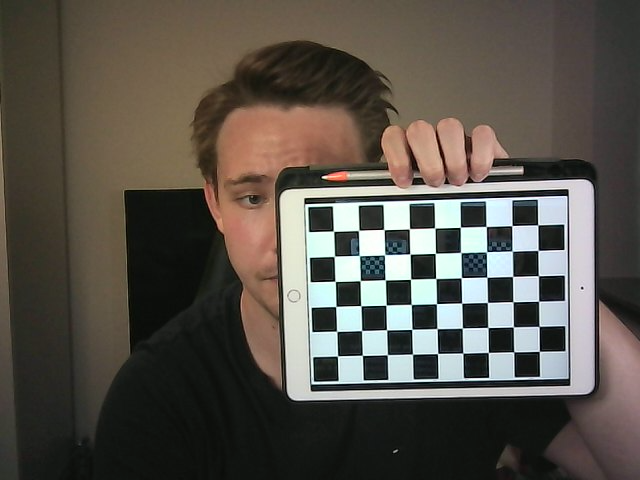
#> input picture assignment8/images/person/imageL0.png, 640 x 480 px, found by its file name
$ python main.py
#> lines starting #> are read from the running program, lines starting #| are printed output that depends on the picture
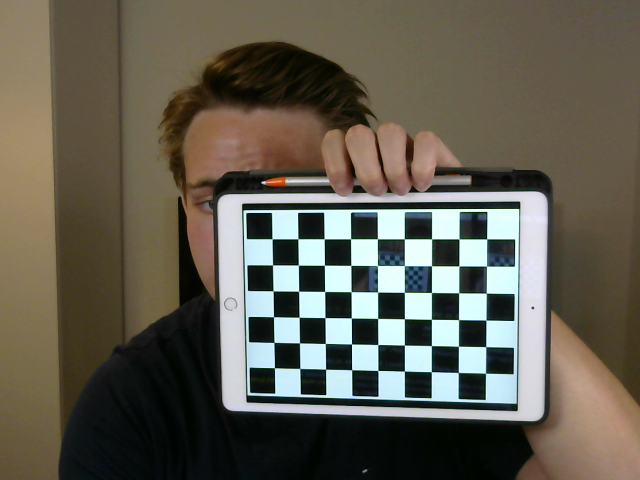
#> input picture assignment8/images/person/imageR0.png, 640 x 480 px, found by its file name
import cv2 as cv
import numpy as np


def gray_image(img):
    maxVal = np.max(img)
    minVal = np.min(img)
    alpha = 255. / (maxVal - minVal)
    beta = -minVal * alpha
    dst = cv.convertScaleAbs(src=img, dst=None, alpha=alpha, beta=beta)
    return dst


def disparity_map(img1, img2):
    """
    Compute the disparity map between 2 images
    :param img1: input image
    :param img2: input image
    :return: disparity map
    """
    window_size = 5
    min_disp = -16
    num_disp = 16*2
    stereo = cv.StereoSGBM_create(minDisparity=min_disp,
                                   numDisparities=num_disp,
                                   blockSize=16,
                                   P1=8 * 3 * window_size ** 2,
                                   P2=32 * 3 * window_size ** 2,
                                   disp12MaxDiff=1,
                                   uniquenessRatio=10,
                                   speckleWindowSize=100,
                                   speckleRange=32
                                   )
    disparity = stereo.compute(img1, img2).astype(np.float32) / 16.0
    return disparity


def drawlines(img1, img2, lines, pts1, pts2):
    """
    Draw computed epilines
    :param img1: image on which we draw the epilines for the points in img2
    :param img2: image containing the points from which epilines are drawn in img1
    :param lines: corresponding epilines
    :param pts1: points in img1
    :param pts2: points in img2
    :return: input images with feature points and epipolar lines
    """
    r, c = img1.shape
    img1 = cv.cvtColor(img1, cv.COLOR_GRAY2BGR)
    img2 = cv.cvtColor(img2, cv.COLOR_GRAY2BGR)
    np.random.seed(0)
    for r, pt1, pt2 in zip(lines, pts1, pts2):
        color = tuple(np.random.randint(0, 255, 3).tolist())
        x0, y0 = map(int, [0, -r[2] / r[1]])
        x1, y1 = map(int, [c, -(r[2] + r[0] * c) / r[1]])
        img1 = cv.line(img1, (x0, y0), (x1, y1), color, 1)
        img1 = cv.circle(img1, tuple(pt1), 5, color, -1)
        img2 = cv.circle(img2, tuple(pt2), 5, color, -1)
    return img1, img2


def interpolate(i, imgL, imgR, disparity):
    """
    Linear interpolation between 2 images
    :param i: float between 1 and 2 that determines the intermediary camera position
    :param imgL: image photographing a scene from the left
    :param imgR: image photographing a scene from the right
    :param disparity: disparity map between imgL and imgR
    :return: Interpolated view between imgL and imgR
    """
    ir = np.zeros_like(imgL)
    for y in range(imgL.shape[0]):
        for x1 in range(imgL.shape[1]):
            x2 = int(x1 - disparity[y, x1])  # correponding x position in imgR
            x_i = int((2 - i) * x1 + (i - 1) * x2)  # Intermediary x position
            if 0 <= x_i < ir.shape[1] and 0 <= x2 < imgR.shape[1]:
                ir[y, x_i] = int((2 - i) * imgL[y, x1] + (i - 1) * imgR[y, x2])
    return ir.astype(np.uint8)


def rectify(img1, img2):
    """
    Rectify 2 images to put them on the same plane
    :param img1: input image
    :param img2: input image
    :return: rectified images
    """
    # find the keypoints and descriptors with SIFT
    sift = cv.SIFT_create()
    kp1, des1 = sift.detectAndCompute(img1, None)
#> kp1 = 798 keypoints; strongest (x, y, size): (321, 270, 16.2), (423, 267, 15.3), (323, 319, 16.1), (398, 292, 15.3)
    kp2, des2 = sift.detectAndCompute(img2, None)
#> kp2 = 510 keypoints; strongest (x, y, size): (502, 307, 17.8), (391, 305, 16.3), (260, 330, 16.7), (338, 252, 16.1)

    # FLANN parameters
    FLANN_INDEX_KDTREE = 1
    index_params = dict(algorithm=FLANN_INDEX_KDTREE, trees=5)
    search_params = dict(checks=50)
    flann = cv.FlannBasedMatcher(index_params, search_params)
    matches = flann.knnMatch(des1, des2, k=2)
#> matches = 798 matches
    pts1 = []
    pts2 = []

    # ratio test as per Lowe's paper
    for i, (m, n) in enumerate(matches):
        if m.distance < 0.8 * n.distance:
            pts2.append(kp2[m.trainIdx].pt)
            pts1.append(kp1[m.queryIdx].pt)
#> after the loop, pts1 = 232 pairs, first value 208 to 605.6, second value 45.27 to 388; pts2 = 232 pairs, first value 177.5 to 556.1, second value 59.71 to 409.8

    pts1 = np.int32(pts1)
#> pts1 = 232 pairs, first value 207 to 605, second value 45 to 387
    pts2 = np.int32(pts2)
#> pts2 = 232 pairs, first value 177 to 556, second value 59 to 409

    # Compute the fundamental matrix
    F, mask = cv.findFundamentalMat(pts1, pts2, cv.FM_LMEDS)
#> F = [[-2.21e-06, -7.18e-05, 0.0229], [6.86e-05, -1.23e-05, 0.045], [-0.0234, -0.0443, 1]]; mask = 232 values, max 1 at index 0, min 0 at index 3, mean 0.638
    print(F)
#| [[-2.21265370e-06 -7.18326217e-05  2.29026249e-02]
#|  [ 6.85519566e-05 -1.22974098e-05  4.49681531e-02]
#|  [-2.33876566e-02 -4.42707567e-02  1.00000000e+00]]

    # We select only inlier points
    pts1 = pts1[mask.ravel() == 1]
#> pts1 = 148 pairs, first value 207 to 605, second value 64 to 387
    pts2 = pts2[mask.ravel() == 1]
#> pts2 = 148 pairs, first value 177 to 556, second value 67 to 409

    # Find epilines corresponding to points in right image (second image) and
    # drawing its lines on left image
    lines1 = cv.computeCorrespondEpilines(pts2.reshape(-1, 1, 2), 2, F)
#> lines1 = 148 rows, first 8: [-0.207, -0.978, 206.8], [-0.261, -0.965, 170.1], [-0.253, -0.967, 175.4], [-0.229, -0.973, 192.1], [-0.282, -0.959, 155.6], [-0.263, -0.965, 168.7], [-0.15, -0.989, 243.9], [-0.0709, -0.997, 294.1]
    lines1 = lines1.reshape(-1, 3)
    img5, img6 = drawlines(img1, img2, lines1, pts1, pts2)
#> the loop in drawlines, `for r, pt1, pt2 in zip(lines, pts1, pts2):` made 148 passes
#> (r, pt1, pt2, color, y0, y1) on passes 1 to 9: ([-0.207, -0.978, 206.8], [207, 162], [177, 165], (172, 47, 117), 211, 76), ([-0.261, -0.965, 170.1], [209, 117], [179, 116], (192, 67, 251), 176, 3), ([-0.253, -0.967, 175.4], [236, 115], [201, 118], (195, 103, 9), 181, 13), ([-0.229, -0.973, 192.1], [263, 135], [228, 135], (211, 21, 242), 197, 46), ([-0.282, -0.959, 155.6], [278, 80], [236, 82], (36, 87, 70), 162, -25), ([-0.263, -0.965, 168.7], [290, 95], [250, 97], (216, 88, 140), 174, 0), ([-0.15, -0.989, 243.9], [293, 203], [231, 208], (58, 193, 230), 246, 149), ([-0.0709, -0.997, 294.1], [294, 272], [230, 282], (39, 87, 174), 294, 249), ([-0.191, -0.982, 217.3], [300, 163], [231, 170], (88, 81, 165), 221, 96)
#> after the loop in drawlines, `for r, pt1, pt2 in zip(lines, pts1, pts2):`:
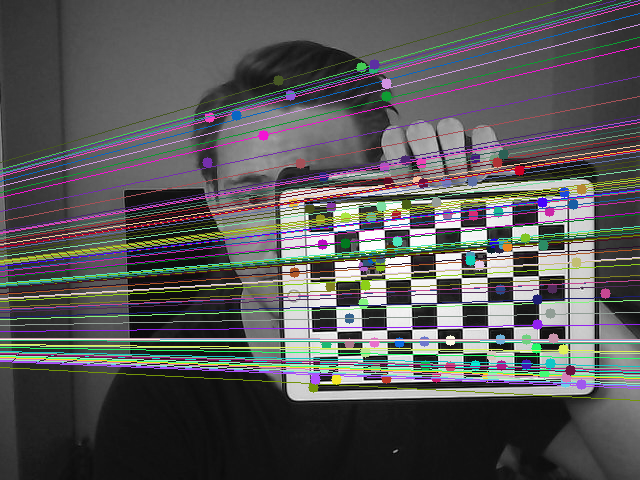
#> img1: shape (480, 640, 3); mean B, G, R 87, 86.8, 87.2
#> after the loop in drawlines, `for r, pt1, pt2 in zip(lines, pts1, pts2):`:
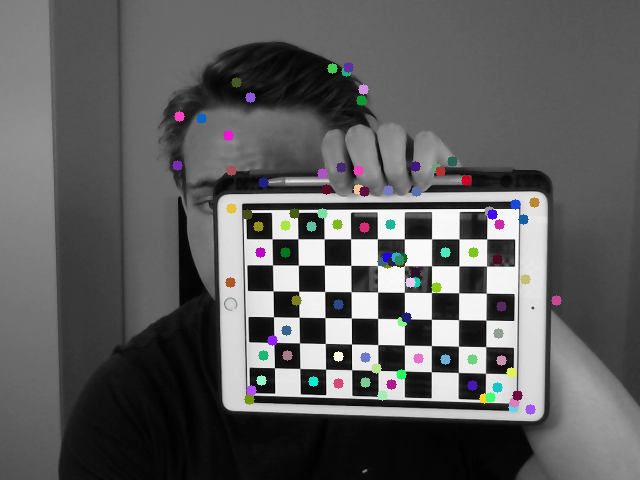
#> img2: shape (480, 640, 3); mean B, G, R 93.5, 93.2, 93.2

    # Find epilines corresponding to points in left image (first image) and
    # drawing its lines on right image
    lines2 = cv.computeCorrespondEpilines(pts1.reshape(-1, 1, 2), 1, F)
#> lines2 = 148 rows, first 8: [0.186, 0.983, -189.3], [0.236, 0.972, -152.3], [0.23, 0.973, -156.6], [0.202, 0.979, -177.7], [0.254, 0.967, -138.8], [0.236, 0.972, -152.4], [0.122, 0.993, -235.5], [0.0439, 0.999, -289.8]
    lines2 = lines2.reshape(-1, 3)
    img3, img4 = drawlines(img2, img1, lines2, pts2, pts1)
#> the loop in drawlines (call 2), `for r, pt1, pt2 in zip(lines, pts1, pts2):` made 148 passes
#> (r, pt1, pt2, color, y0, y1) on passes 1 to 9: ([0.186, 0.983, -189.3], [177, 165], [207, 162], (172, 47, 117), 192, 71), ([0.236, 0.972, -152.3], [179, 116], [209, 117], (192, 67, 251), 156, 1), ([0.23, 0.973, -156.6], [201, 118], [236, 115], (195, 103, 9), 160, 9), ([0.202, 0.979, -177.7], [228, 135], [263, 135], (211, 21, 242), 181, 49), ([0.254, 0.967, -138.8], [236, 82], [278, 80], (36, 87, 70), 143, -24), ([0.236, 0.972, -152.4], [250, 97], [290, 95], (216, 88, 140), 156, 1), ([0.122, 0.993, -235.5], [231, 208], [293, 203], (58, 193, 230), 237, 158), ([0.0439, 0.999, -289.8], [230, 282], [294, 272], (39, 87, 174), 290, 261), ([0.164, 0.987, -205.5], [231, 170], [300, 163], (88, 81, 165), 208, 102)
#> pass 1, in drawlines (call 2), `img1 = cv.line(img1, (x0, y0), (x1, y1), color, 1)`:
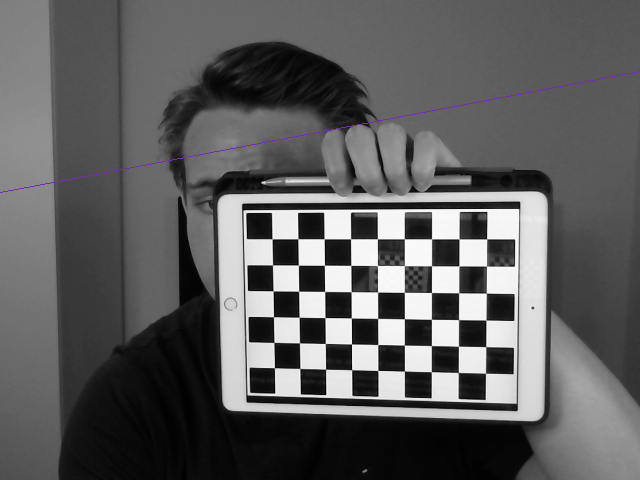
#> img1: shape (480, 640, 3); mean B, G, R 93.3, 93.1, 93.2
#> after the loop in drawlines (call 2), `for r, pt1, pt2 in zip(lines, pts1, pts2):`:
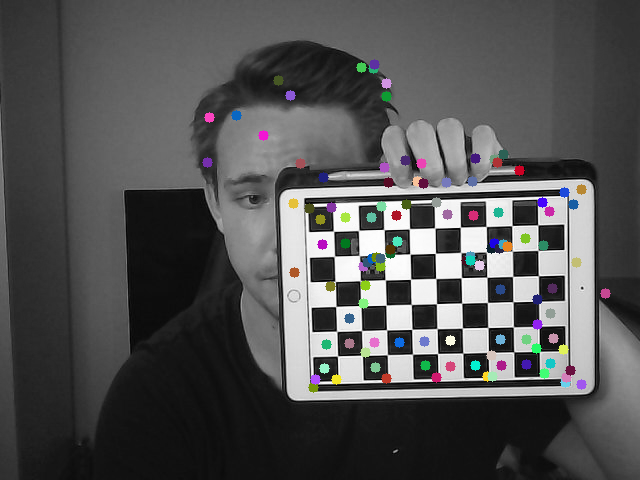
#> img2: shape (480, 640, 3); mean B, G, R 82.7, 82.4, 82.5
    cv.imwrite("lines_left.jpg", img5)
    cv.imwrite("lines_right.jpg", img3)

    # Stereo rectification (uncalibrated variant)
    h1, w1 = img1.shape
#> h1 = 480; w1 = 640
    h2, w2 = img2.shape
#> h2 = 480; w2 = 640
    _, H1, H2 = cv.stereoRectifyUncalibrated(np.float32(pts1), np.float32(pts2), F, imgSize=(w1, h1))
#> H1 = [[-0.0602, 0.00866, 4.09], [-0.0179, -0.0493, 5.92], [-5.09e-05, 1.35e-05, -0.0349]]; H2 = [[1.32, -0.106, -76.27], [0.321, 0.977, -97.19], [0.001, -8.04e-05, 0.698]]

    # Undistort (rectify) the images and save them
    img1_rectified = cv.warpPerspective(img1, H1, (w1, h1))
    img2_rectified = cv.warpPerspective(img2, H2, (w2, h2))

    cv.imwrite("rectified_left.jpg", img1_rectified)
    cv.imwrite("rectified_right.jpg", img2_rectified)
    return img1_rectified, img2_rectified


def main(imgL_path, imgR_path, rectified, interpolation):
    """
    Compute the interpolated view between 2 images
    :param imgL_path: path to the first image
    :param imgR_path: path to the second image
    :param rectified: boolean used to specify if it is necessary to rectify both images
    :param interpolation: float between 1 and 2 that determines the intermediary camera position
    """
    # Read both images
    img1 = cv.imread(imgL_path, 0)
    img2 = cv.imread(imgR_path, 0)

    # Rectify the images if they are not
    if not rectified:
        img1, img2 = rectify(img1, img2)

    # compute the disparity map
    disparity = disparity_map(img1, img2)
#> in disparity_map, `disparity = stereo.compute(img1, img2).astype(np.float32) / 16.0`:
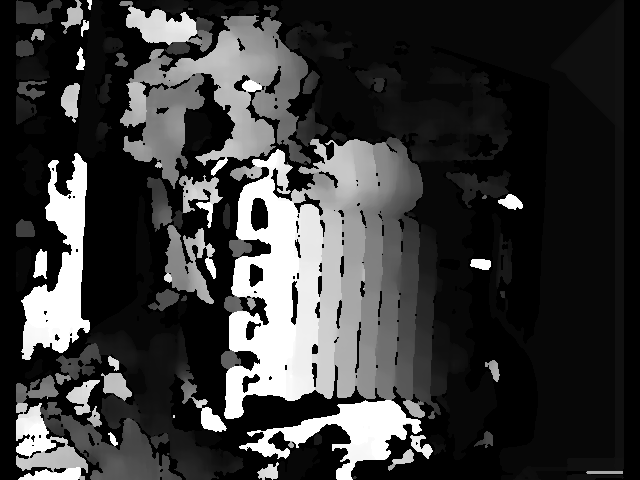
#> disparity: shape (480, 640) float32; min -17, max 15, mean -9.76; drawn with min black and max white
    disparity_img = gray_image(disparity)
#> in gray_image, `maxVal = np.max(img)`: maxVal = 15
#> in gray_image, `minVal = np.min(img)`: minVal = -17
#> in gray_image, `alpha = 255. / (maxVal - minVal)`: alpha = 7.97
#> in gray_image, `beta = -minVal * alpha`: beta = 135.5
    cv.imwrite("disparity.jpg", disparity_img)

    # Use the disparity map to create an intermediary view
    intermediary = interpolate(interpolation, img1, img2, disparity)
#> after the loop in interpolate, `for y in range(imgL.shape[0]):`:
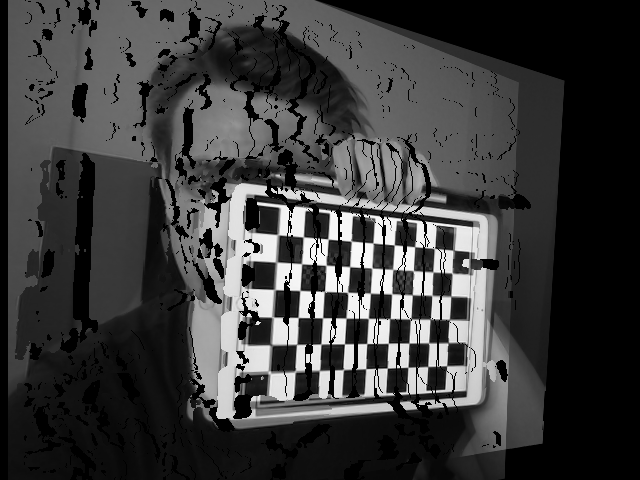
#> ir: shape (480, 640); min 0, max 250, mean 59.5
    cv.imwrite("intermediary.jpg", intermediary)


if __name__ == '__main__':
    imgL_path = "imageL0.png"
    imgR_path = "imageR0.png"

    main(imgL_path, imgR_path, False, 1.5)
